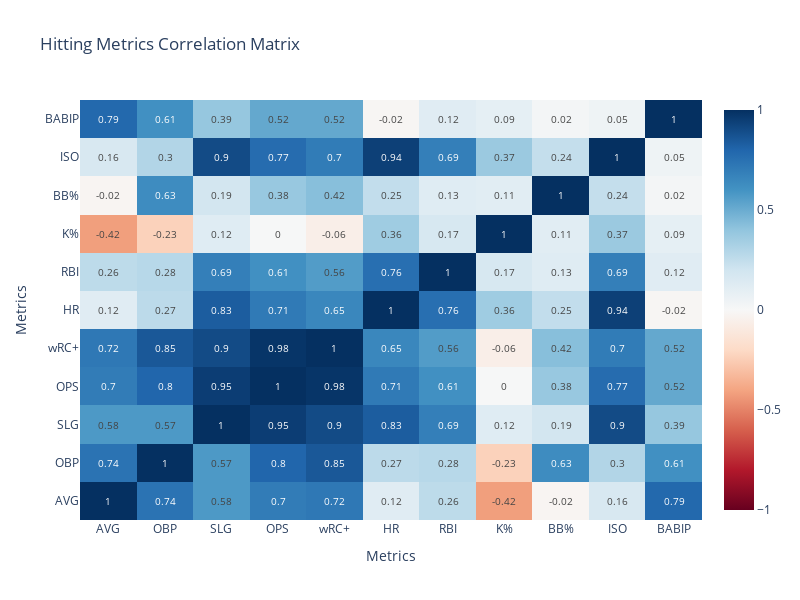
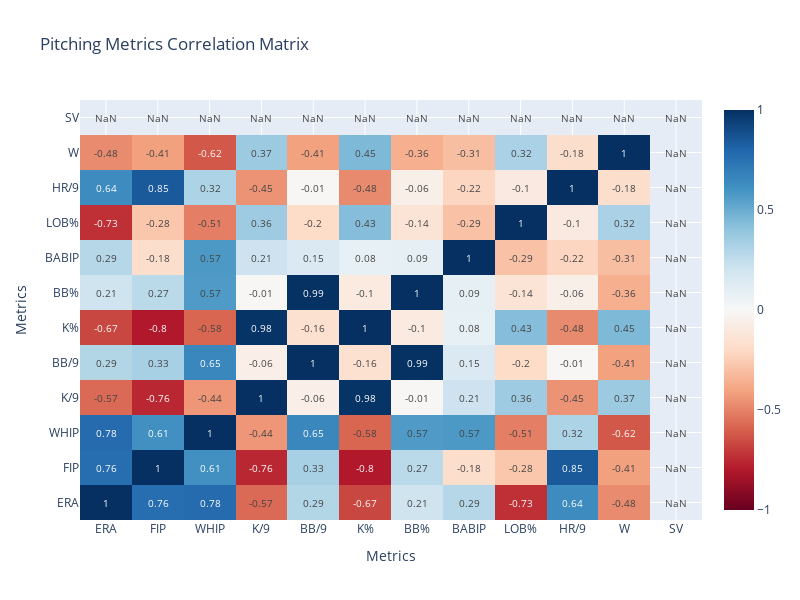

The cell these charts' notebook holds for them, in order:
### Markdown cell above
## 4. Statistical Relationships and Correlations

Let's explore the relationships between different metrics and identify which traditional stats correlate best with modern analytics.

### Code cell
# Create comprehensive correlation analysis using promoted function
from baseball_stats import create_correlation_heatmap

# Define key metrics for analysis
hitting_metrics = ['AVG', 'OBP', 'SLG', 'OPS', 'wRC+', 'HR', 'RBI', 'K%', 'BB%', 'ISO', 'BABIP']
pitching_metrics = ['ERA', 'FIP', 'WHIP', 'K/9', 'BB/9', 'K%', 'BB%', 'BABIP', 'LOB%', 'HR/9', 'W', 'SV']

# Create hitting correlation heatmap
print("📊 Analyzing hitting metric correlations...")
hitting_corr_fig, hitting_corr_matrix = create_correlation_heatmap(
    hitting_2025, "Hitting Metrics Correlation Matrix", hitting_metrics
)
hitting_corr_fig.show()

# Create pitching correlation heatmap
print("📊 Analyzing pitching metric correlations...")
pitching_corr_fig, pitching_corr_matrix = create_correlation_heatmap(
    pitching_2025, "Pitching Metrics Correlation Matrix", pitching_metrics
)
pitching_corr_fig.show()

### Figure 1 — Plotly figure (JSON) as saved in the notebook; plotly's stock layout.template omitted (floating-point values rounded to 4 significant figures)
{"data": [{"colorscale": [[0, "rgb(103,0,31)"], [0.1, "rgb(178,24,43)"], [0.2, "rgb(214,96,77)"], [0.3, "rgb(244,165,130)"], [0.4, "rgb(253,219,199)"], [0.5, "rgb(247,247,247)"], [0.6, "rgb(209,229,240)"], [0.7, "rgb(146,197,222)"], [0.8, "rgb(67,147,195)"], [0.9, "rgb(33,102,172)"], [1, "rgb(5,48,97)"]], "hovertemplate": "%{y} vs %{x}<br>Correlation: %{z:.3f}<extra></extra>", "text": [[1.0, 0.74, 0.58, 0.7, 0.72, 0.12, 0.26, -0.42, -0.02, 0.16, 0.79], [0.74, 1.0, 0.57, 0.8, 0.85, 0.27, 0.28, -0.23, 0.63, 0.3, 0.61], [0.58, 0.57, 1.0, 0.95, 0.9, 0.83, 0.69, 0.12, 0.19, 0.9, 0.39], [0.7, 0.8, 0.95, 1.0, 0.98, 0.71, 0.61, 0.0, 0.38, 0.77, 0.52], [0.72, 0.85, 0.9, 0.98, 1.0, 0.65, 0.56, -0.06, 0.42, 0.7, 0.52], [0.12, 0.27, 0.83, 0.71, 0.65, 1.0, 0.76, 0.36, 0.25, 0.94, -0.02], [0.26, 0.28, 0.69, 0.61, 0.56, 0.76, 1.0, 0.17, 0.13, 0.69, 0.12], [-0.42, -0.23, 0.12, 0.0, -0.06, 0.36, 0.17, 1.0, 0.11, 0.37, 0.09], [-0.02, 0.63, 0.19, 0.38, 0.42, 0.25, 0.13, 0.11, 1.0, 0.24, 0.02], [0.16, 0.3, 0.9, 0.77, 0.7, 0.94, 0.69, 0.37, 0.24, 1.0, 0.05], [0.79, 0.61, 0.39, 0.52, 0.52, -0.02, 0.12, 0.09, 0.02, 0.05, 1.0]], "textfont": {"size": 10}, "texttemplate": "%{text}", "type": "heatmap", "x": ["AVG", "OBP", "SLG", "OPS", "wRC+", "HR", "RBI", "K%", "BB%", "ISO", "BABIP"], "y": ["AVG", "OBP", "SLG", "OPS", "wRC+", "HR", "RBI", "K%", "BB%", "ISO", "BABIP"], "z": [[1.0, 0.7415, 0.5752, 0.7025, 0.719, 0.1206, 0.2636, -0.4176, -0.02003, 0.1627, 0.7872], [0.7415, 1.0, 0.5747, 0.8004, 0.852, 0.2667, 0.2813, -0.2337, 0.63, 0.2989, 0.6117], [0.5752, 0.5747, 1.0, 0.9505, 0.9001, 0.834, 0.6889, 0.1243, 0.1915, 0.9007, 0.3864], [0.7025, 0.8004, 0.9505, 1.0, 0.9825, 0.7124, 0.6114, 0.00318, 0.3797, 0.7733, 0.5154], [0.719, 0.852, 0.9001, 0.9825, 1.0, 0.6515, 0.5631, -0.06257, 0.4247, 0.7033, 0.5158], [0.1206, 0.2667, 0.834, 0.7124, 0.6515, 1.0, 0.7594, 0.3575, 0.2481, 0.9416, -0.01564], [0.2636, 0.2813, 0.6889, 0.6114, 0.5631, 0.7594, 1.0, 0.1668, 0.126, 0.6907, 0.1213], [-0.4176, -0.2337, 0.1243, 0.00318, -0.06257, 0.3575, 0.1668, 1.0, 0.114, 0.3723, 0.0941], [-0.02003, 0.63, 0.1915, 0.3797, 0.4247, 0.2481, 0.126, 0.114, 1.0, 0.2411, 0.02345], [0.1627, 0.2989, 0.9007, 0.7733, 0.7033, 0.9416, 0.6907, 0.3723, 0.2411, 1.0, 0.0483], [0.7872, 0.6117, 0.3864, 0.5154, 0.5158, -0.01564, 0.1213, 0.0941, 0.02345, 0.0483, 1.0]], "zmid": 0}], "layout": {"height": 600, "title": {"text": "Hitting Metrics Correlation Matrix"}, "width": 800, "xaxis": {"title": {"text": "Metrics"}}, "yaxis": {"title": {"text": "Metrics"}}}}

### Figure 2 — Plotly figure (JSON) as saved in the notebook; plotly's stock layout.template omitted (floating-point values rounded to 4 significant figures; data arrays with more than 128 entries replaced by an {"elided": "..."} marker saying what was removed)
{"data": [{"colorscale": [[0, "rgb(103,0,31)"], [0.1, "rgb(178,24,43)"], [0.2, "rgb(214,96,77)"], [0.3, "rgb(244,165,130)"], [0.4, "rgb(253,219,199)"], [0.5, "rgb(247,247,247)"], [0.6, "rgb(209,229,240)"], [0.7, "rgb(146,197,222)"], [0.8, "rgb(67,147,195)"], [0.9, "rgb(33,102,172)"], [1, "rgb(5,48,97)"]], "hovertemplate": "%{y} vs %{x}<br>Correlation: %{z:.3f}<extra></extra>", "text": {"elided": "12x12 float values"}, "textfont": {"size": 10}, "texttemplate": "%{text}", "type": "heatmap", "x": ["ERA", "FIP", "WHIP", "K/9", "BB/9", "K%", "BB%", "BABIP", "LOB%", "HR/9", "W", "SV"], "y": ["ERA", "FIP", "WHIP", "K/9", "BB/9", "K%", "BB%", "BABIP", "LOB%", "HR/9", "W", "SV"], "z": {"elided": "12x12 float values"}, "zmid": 0}], "layout": {"height": 600, "title": {"text": "Pitching Metrics Correlation Matrix"}, "width": 800, "xaxis": {"title": {"text": "Metrics"}}, "yaxis": {"title": {"text": "Metrics"}}}}
